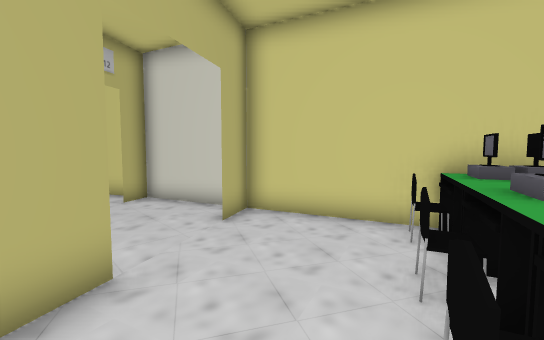
[1] (above)

24 first-person views from a walk through a 3-D level made in the Unity game engine. The camera is 1.3 m above the floor, tilts 4° down and sees 90° across. Doors are open. The floor is counted in squares, 0.76 m on a side. Each view is taken from the middle of a square. On the plan, view 1 faces up. The plan holds only what a view shows up to about 15 squares ahead; the rest is blank. The place goes on beyond the plan. The player character is not drawn. Some animated figures are not drawn. Some surface patterns are stand-ins.

[2]
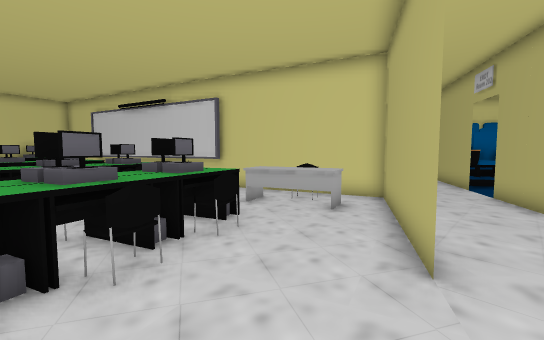

[3]
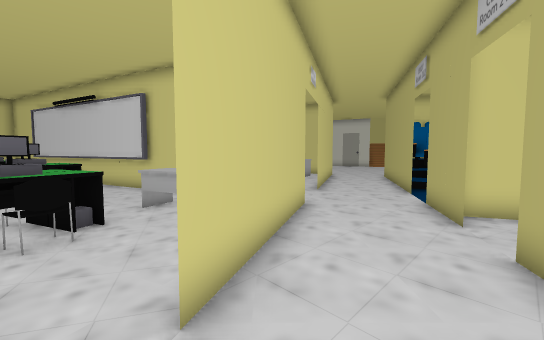

[4]
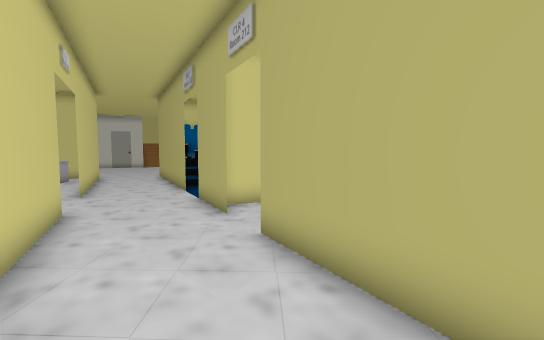

[5]
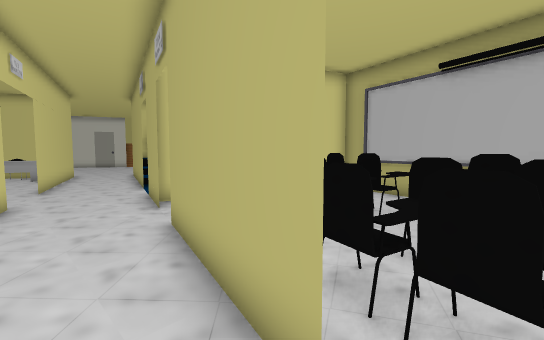

[6]
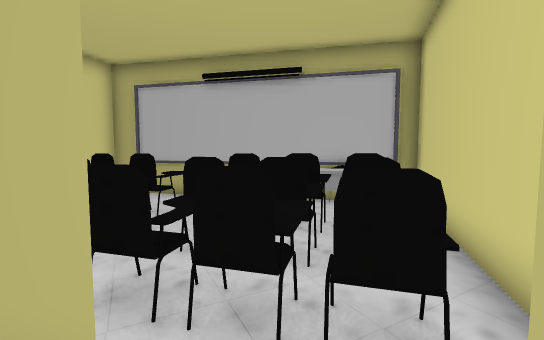

[7]
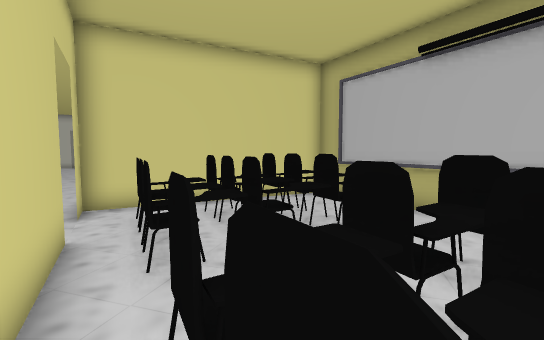

[8]
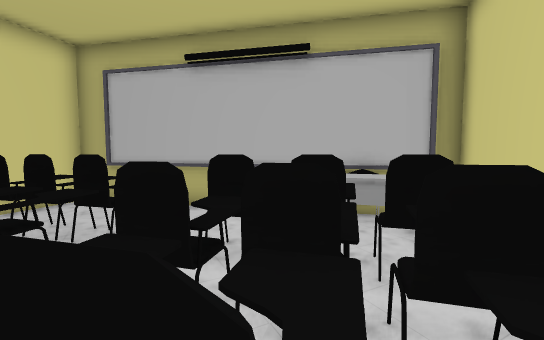

[9]
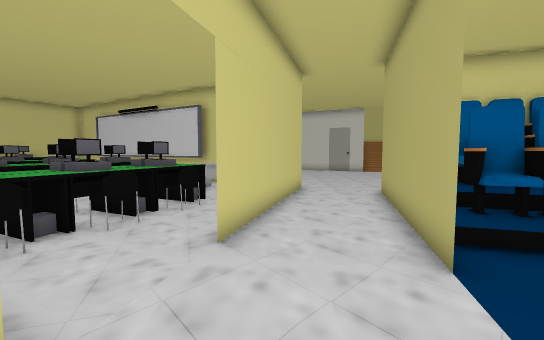

[10]
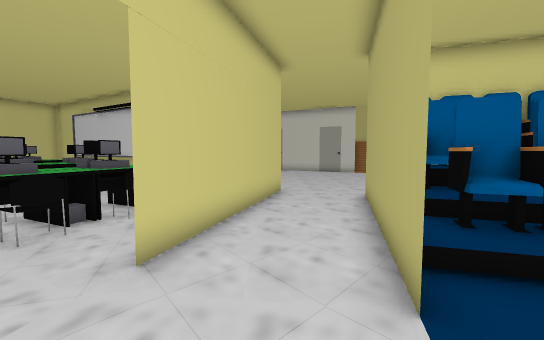

[11]
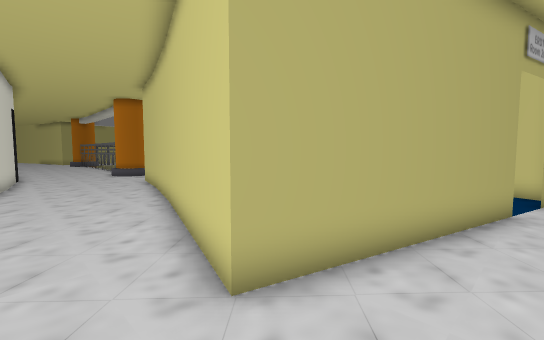

[12]
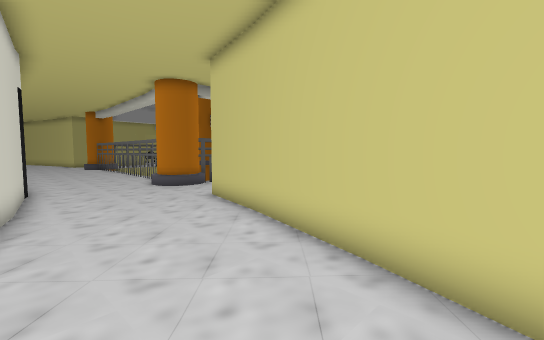

[13]
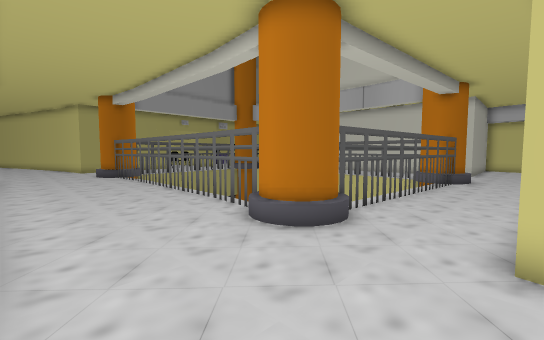

[14]
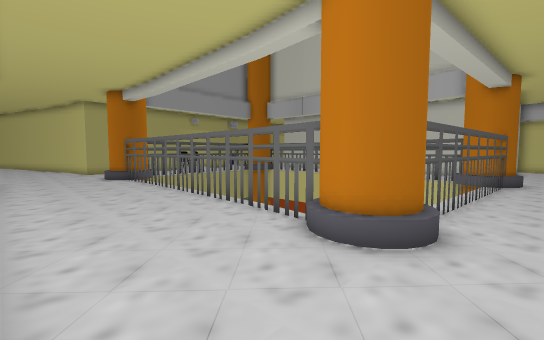

[15]
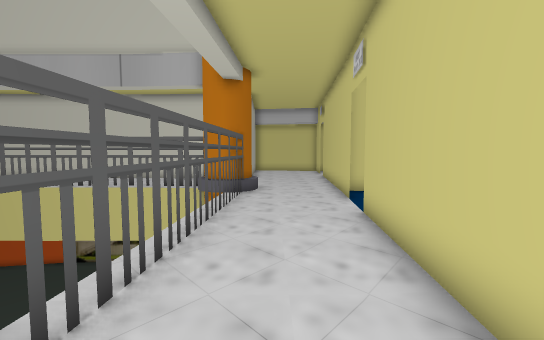

[16]
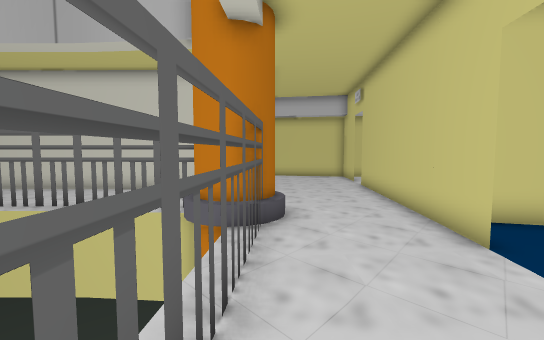

[17]
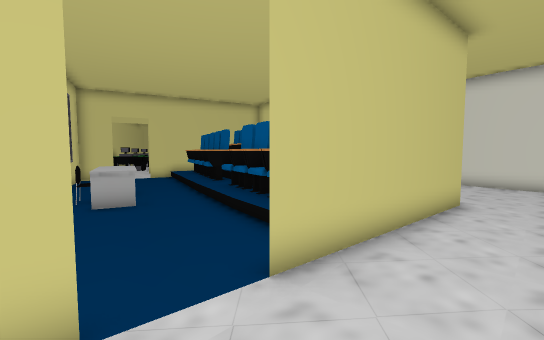

[18]
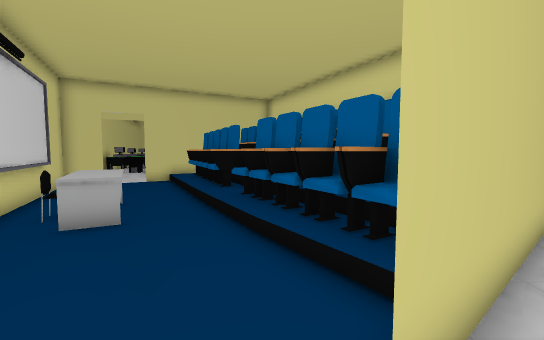

[19]
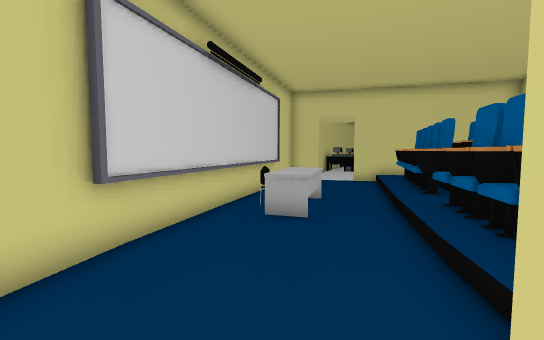

[20]
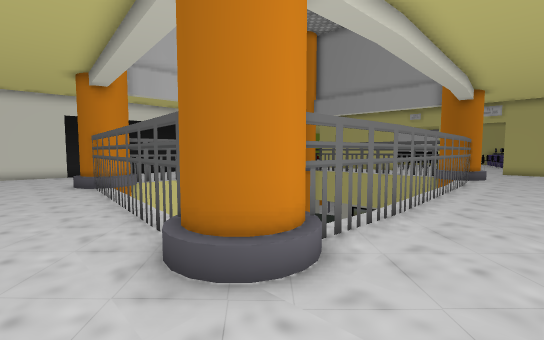

[21]
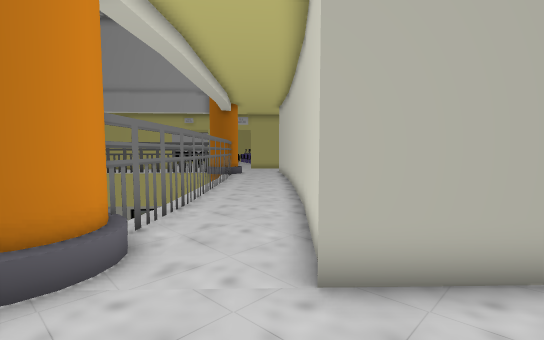

[22]
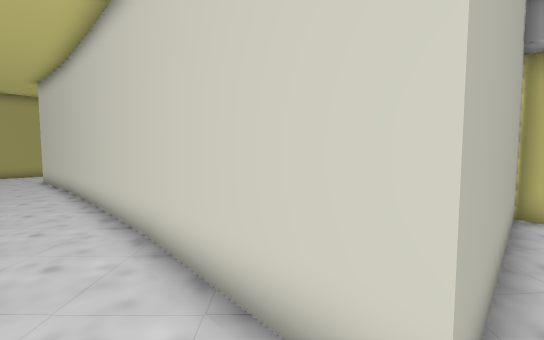

[23]
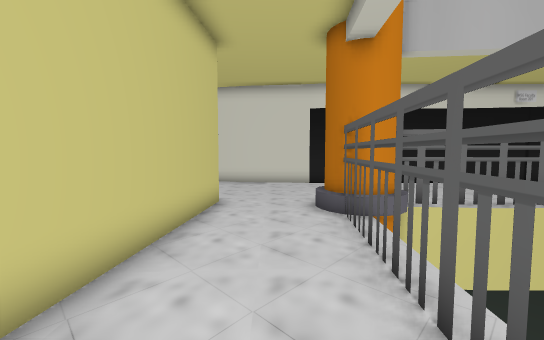

[24]
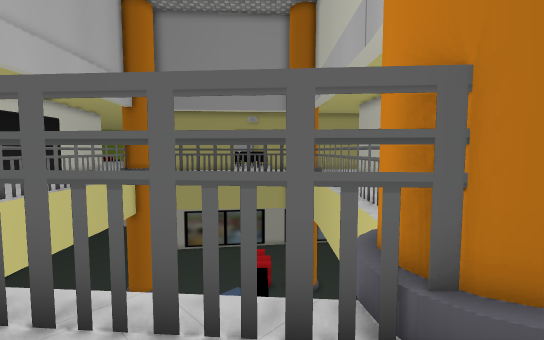

### Floor plan
Key: @ floor where view 1 was taken; # wall or solid block; x gap in a wall; . floor; D open door; = window, fence, low wall or low ledge; ^ raised ledge; v drop or lower ground; O other object.
Columns run from 43 left of view 1 to 5 right of it. Each row starts with its distance up from view 1.
 11                #....DD        # ^ ####
 10                #....#         #^^^^^^####
  9 ################....#        # ^^^^^^^D.###
  8 ....................#        #   ^vv=.D...###
  7 ....................#        #   ^#^v#D...#.###
  6 ....................#        #. ..=  #...DD...##
  5 ================#...#       ###^^^#=##...DD...=##
  4              ^v =...##      #==^^^^^##...D....=#
  3               ^=....######  # ^^^^^^##...#...=#
  2                =....#....####  ^^^^xD...##...==
  1                =....D.......####  ^.D...#...=#=
  0                =....D.....^^^..### .D...#..@=#=
 -1                =...##.....^^^^... ###..##^^..
 -2                =...##...........  .#...##^^^^.
 -3                =...#^^^^O..........D...D#= ^#.. =
 -4                =...#####^^##O.....DD..DD### ... =
 -5               ^=...#  #####^^^OO..#...D.. ###.. =
 -6              ^^=...#        ###^^##...D...# ### #
 -7  ============^v=...#         ######...#. =#O  ###
 -8  ............==#...#####        ###..##..=O     #
 -9 ......................#####      #...#..=#=
-10 ..........................##### ##...#..##=
-11 .............................#####..##..==
-12 ................................#...# ^^.
-13 ....................................#  ^^   =
-14    ########   #######...............#   ^   #

Positions as (right, up) in squares from view 1, and headings:
1: (0, 0), facing up
2: (0, 7), facing down
3: (-3, 6), facing down
4: (-3, 6), facing down-left
5: (-4, 8), facing down-left
6: (-4, 8), facing left
7: (-6, 8), facing down-left
8: (-6, 8), facing left
9: (-6, -1), facing down
10: (-7, -2), facing down
11: (-8, -14), facing up-left
12: (-15, -14), facing up-left
13: (-24, -13), facing up-left
14: (-26, -13), facing up-left
15: (-26, -8), facing up
16: (-27, -3), facing up
17: (-26, 2), facing down-right
18: (-24, 1), facing down-right
19: (-24, 0), facing right
20: (-25, 8), facing down-left
21: (-24, 8), facing left
22: (-27, 7), facing up-left
23: (-26, 1), facing down
24: (-25, 2), facing left
